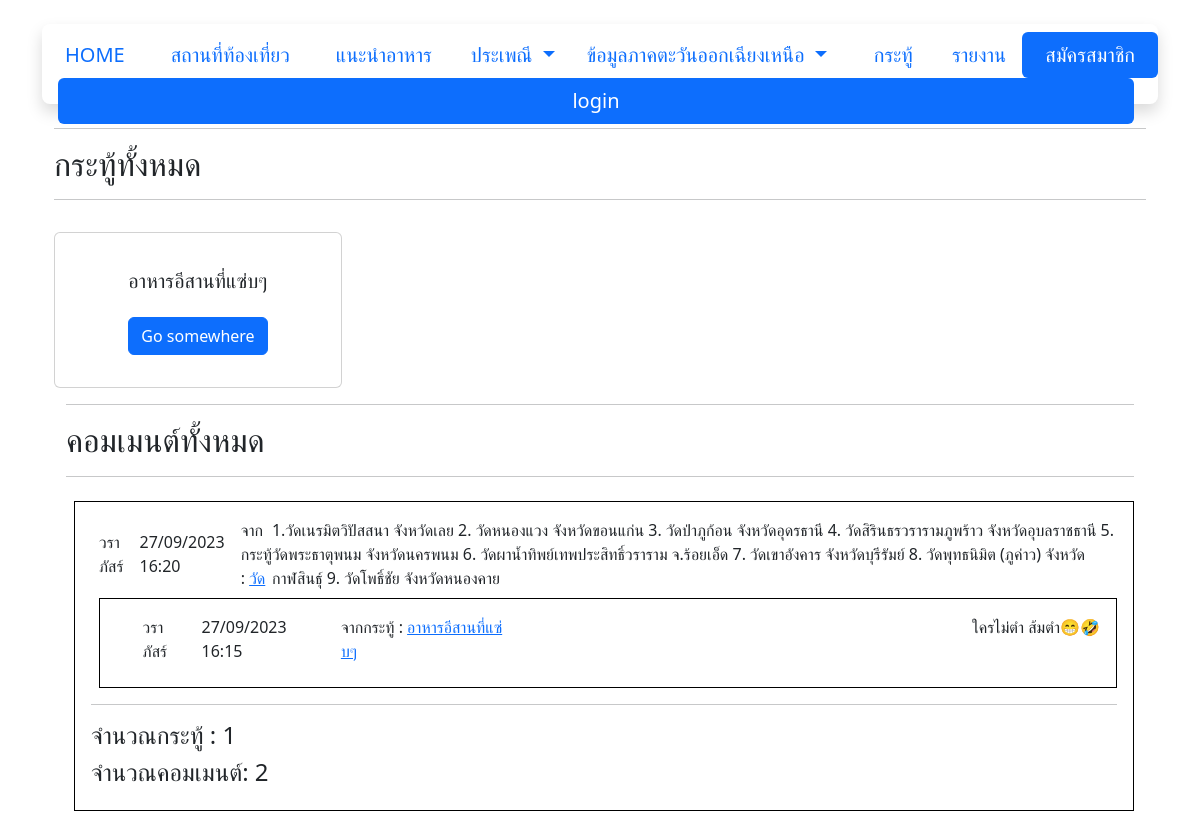
The page /Wed/proflin.php?id=6 on the database its author committed.
### tables this page shows
CREATE TABLE `topics` (
  `topic_id` int(11) NOT NULL,
  `id_user` int(11) DEFAULT NULL,
  `topic` varchar(255) DEFAULT NULL,
  `topic_content` longtext NOT NULL,
  `date_time` varchar(255) DEFAULT NULL
);

CREATE TABLE `comments` (
  `comment_id` int(11) NOT NULL,
  `topic_id` int(11) DEFAULT NULL,
  `id_user` int(11) DEFAULT NULL,
  `comment` longtext DEFAULT NULL,
  `date_time` varchar(255) NOT NULL
);

CREATE TABLE `users` (
  `id_user` int(11) NOT NULL,
  `user` varchar(200) NOT NULL,
  `f_name` varchar(200) NOT NULL,
  `l_name` varchar(200) NOT NULL,
  `pass` varchar(200) NOT NULL
);

### Wed/proflin.php (the view, shortened to what this page needs)
<?php
require('server.php');
$id_pf = $_GET['id'];
$query = "SELECT * FROM topics WHERE id_user = $id_pf";
$sum = mysqli_query($conn,$query );
$query2 = "SELECT * FROM comments WHERE id_user = $id_pf";
$sum2 = mysqli_query($conn,$query2 );
$sum3 = mysqli_query($conn,$query2 );
?>
<!DOCTYPE html>
<html lang="en">
<head>
    <link href="https://cdn.jsdelivr.net/npm/bootstrap@5.3.2/dist/css/bootstrap.min.css" rel="stylesheet">
</head>
<body  class=" container justify-content-center d-block ">
<?php require('nav.php'); ?>
            <div class="container mt-4"><hr>
            <h2>กระทู้ทั้งหมด  </h2><hr>
                <div class="row">
                    <?php
                    $count = 0 ;
                    while($row = mysqli_fetch_assoc($sum)){ $count++;?>
                        <div class="col-lg-3 ">
                            <div class="card mt-3 p-3 align-items-center  " style="width: 18rem;">
                                 <div class="card-body  ">
                                    <h5 class="card-title mt-1 "><?php echo $row['topic'] ?></h5>
                                    <a class="btn btn-primary mt-3" href="topicscom.php?id=<?php echo $row['topic_id']  ?>">Go somewhere</a>
                                </div>
                            </div>
                        </div>
                    <?php } ?>
                </div>
                <div class="container d ">
                <hr>
                <h2>คอมเมนต์ทั้งหมด  </h2><hr>
                <div class="row mt-4">
                    <?php
                    $count1 = 0 ;
                    if( $r= mysqli_fetch_assoc($sum3)){
                        while($row2= mysqli_fetch_assoc($sum2)){ $count1++;?>
                        <div class="justify-content-center align-items-center d-block  ">
                            <div class="border border-black p-3 mb-3 d-block bg-white ms-2  ">
                            <div class=" justify-content-between d-flex ">
                                    <div class="mb-2 d-flex align-items-center  ">
                                        <?php
                                        $idu = $row2['id_user'];
                                        $query3 = "SELECT * FROM users WHERE id_user = $idu";
                                        $sum3 = mysqli_query($conn,$query3 );
                                        $row3 = mysqli_fetch_assoc($sum3);
                                        $id_8 = $row2['topic_id'];
                                        $query4 = "SELECT * FROM topics WHERE topic_id = $id_8";
                                        $sum4 = mysqli_query($conn,$query4 );
                                        $row4 = mysqli_fetch_assoc($sum4);
                                        echo $row3['f_name'];?><div class="ms-3"> <?php echo $row2['date_time'];?></div> <div class="ms-3">จากกระทู้ : <a href="topicscom.php?id=<?php echo $row2['topic_id']; ?>"><?php echo $row4['topic']; ?></a></div>
                                    </div>
                                    <div class=""> <?php echo $row2['comment']; ?></div>
            </div>
                    <?php } }else{ ?><div class="ms-3"><p>#ไม่มีคอมเมนต์</p></div> <?php } ?>
                        </div>
                </div><hr>
                <h4>จำนวณกระทู้ : <?php echo $count ?> </h4>
                <h4>จำนวณคอมเมนต์: <?php echo $count1 ?> </h4>
                </div>
            </div>
</body>
</html>

### rows shown on the page
topics: topic "อาหารอีสานที่แซ่บๆ"
comments: id_user.f_name "วราภัสร์", date_time "27/09/2023 16:20", topic.topic "วัด", comment "1.วัดเนรมิตวิปัสสนา จังหวัดเลย 2. วัดหนองแวง จังหวัดขอนแก่น 3. วัดป่าภูก้อน จังหวัดอุดรธานี 4. วัดสิรินธรวรารามภูพร้าว จังหวัดอุบลราชธานี 5. วัดพระธาตุพนม จังหวัดนครพนม 6. วัดผาน้ำทิพย์เทพประสิทธิ์วราราม จ.ร้อยเอ็ด 7. วัดเขาอังคาร จังหวัดบุรีรัมย์ 8. วัดพุทธนิมิต (ภูค่าว) จังหวัดกาฬสินธุ์ 9. วัดโพธิ์ชัย จังหวัดหนองคาย"
comments: id_user.f_name "วราภัสร์", date_time "27/09/2023 16:15", topic.topic "อาหารอีสานที่แซ่บๆ", comment "ใครไม่ตำ ส้มตำ😁🤣"

### other values the page prints
$count "1"
$count1 "2"
